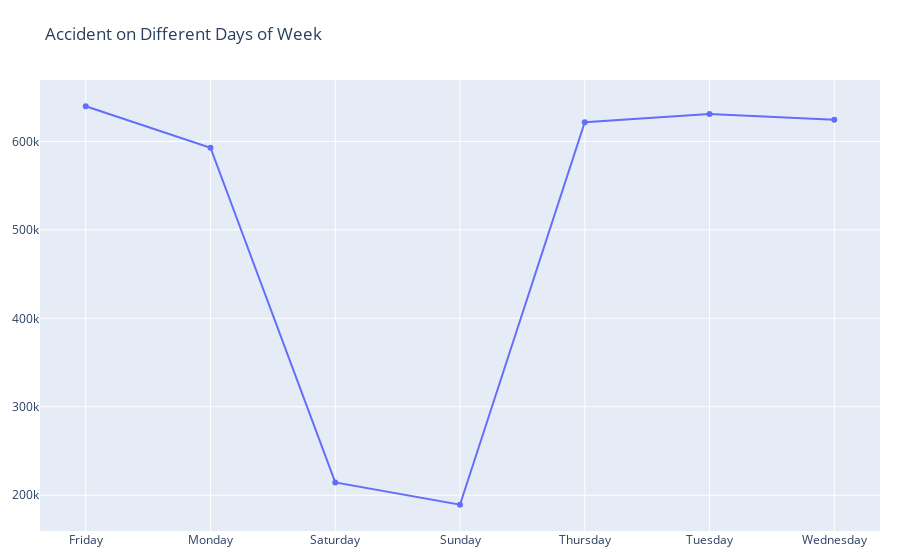

The notebook cell saved with this chart:
### Code cell
# Accident on Different Days of Week
temp = data.groupby('day_name')['ID'].count().reset_index(name = 'count')
fig = go.Figure()
fig.add_trace(go.Scatter(x=temp['day_name'], y=temp['count']))

fig.update_layout(title_text='Accident on Different Days of Week', margin = dict(t=80, l=20, r=20, b=20))

fig.show()

### Figure 1 — Plotly figure (JSON) as saved in the notebook; plotly's stock layout.template omitted (floating-point values rounded to 4 significant figures)
{"data": [{"type": "scatter", "x": ["Friday", "Monday", "Saturday", "Sunday", "Thursday", "Tuesday", "Wednesday"], "y": [639706, 592871, 214483, 189315, 621677, 631136, 624429]}], "layout": {"margin": {"b": 20, "l": 20, "r": 20, "t": 80}, "title": {"text": "Accident on Different Days of Week"}}}
